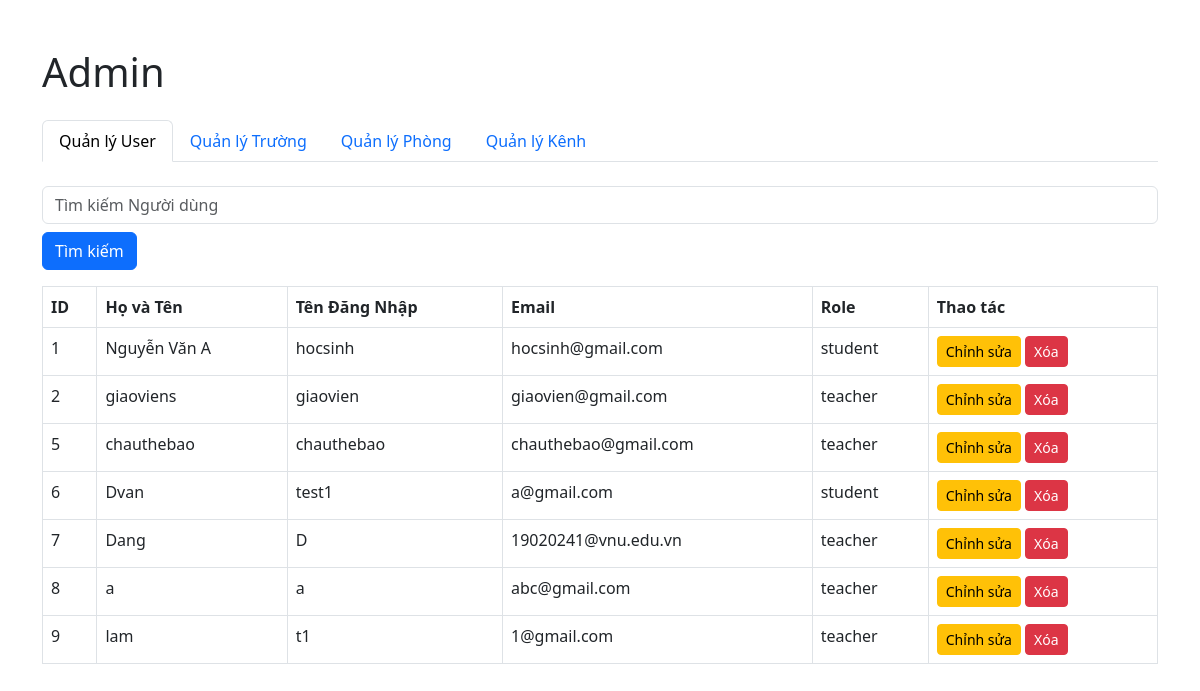
The app's page /caidat/index.php (signed in), older data.
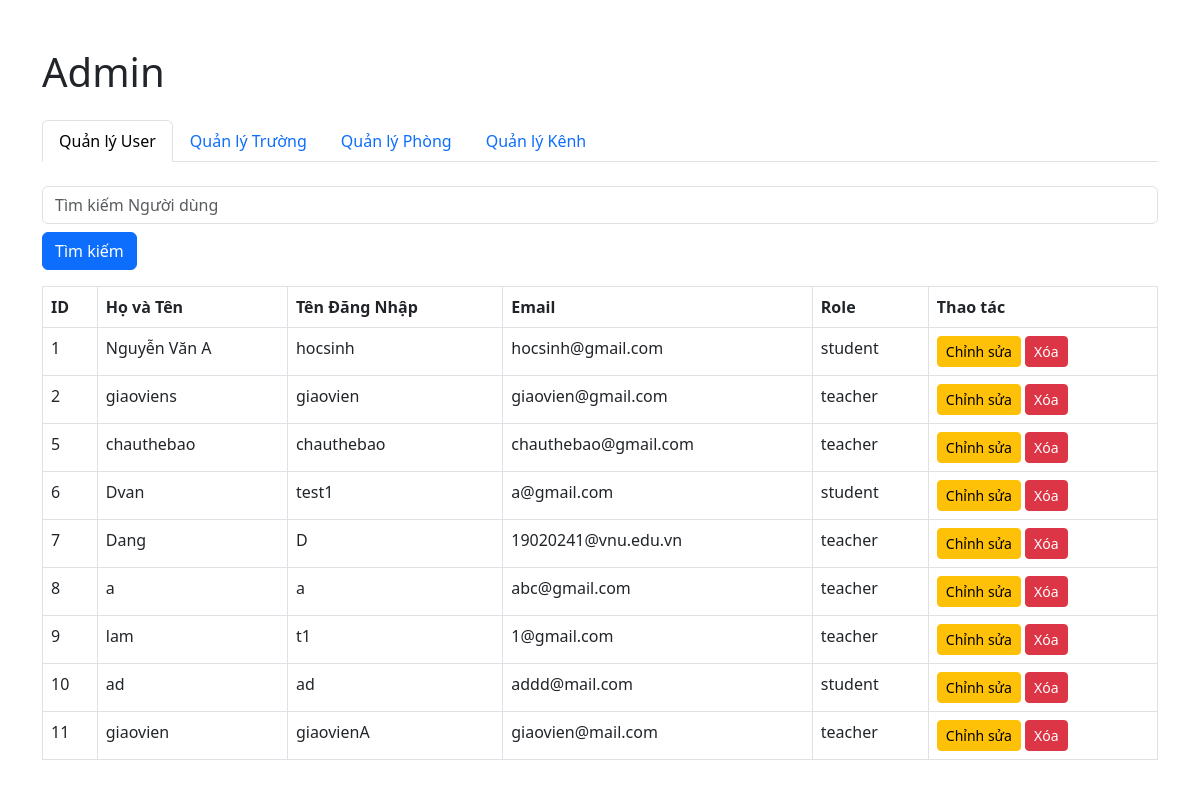
The same page, newer data.
### tables this page shows
CREATE TABLE `users` (
  `id` int(11) NOT NULL,
  `username` varchar(50) NOT NULL,
  `password` varchar(255) DEFAULT NULL,
  `email` varchar(100) NOT NULL,
  `role` enum('teacher','student') DEFAULT NULL,
  `school_id` int(11) DEFAULT NULL,
  `full_name` varchar(100) DEFAULT NULL,
  `created_at` timestamp NOT NULL DEFAULT current_timestamp(),
  `image` varchar(255) DEFAULT NULL
);

### caidat/index.php (the view, shortened to what this page needs)
<?php
require_once(realpath($_SERVER["DOCUMENT_ROOT"]) . '/db.php');
?>
<!DOCTYPE html>
<html lang="vi">
<head>
    <link rel="stylesheet" href="https://cdn.jsdelivr.net/npm/bootstrap@5.3.0/dist/css/bootstrap.min.css">
</head>
<body>
<div class="container mt-5">
    <h1>Admin</h1>
    <ul class="nav nav-tabs mt-4" id="adminTabs" role="tablist">
        <li class="nav-item">
            <a class="nav-link active" id="user-tab" data-bs-toggle="tab" href="#user" role="tab" aria-controls="user" aria-selected="true">Quản lý User</a>
        </li>
        <li class="nav-item">
            <a class="nav-link" id="school-tab" data-bs-toggle="tab" href="#school" role="tab" aria-controls="school" aria-selected="false">Quản lý Trường</a>
        </li>
        <li class="nav-item">
            <a class="nav-link" id="room-tab" data-bs-toggle="tab" href="#room" role="tab" aria-controls="room" aria-selected="false">Quản lý Phòng</a>
        </li>
        <li class="nav-item">
            <a class="nav-link" id="channel-tab" data-bs-toggle="tab" href="#channel" role="tab" aria-controls="channel" aria-selected="false">Quản lý Kênh</a>
        </li>
    </ul>
    <div class="tab-content mt-4">
    <div class="tab-pane fade show active" id="user" role="tabpanel" aria-labelledby="user-tab">
    <?php
    if (isset($_POST['search_user'])) {
        $keyword = $_POST['keyword'];
        $stmt = $conn->prepare("SELECT * FROM users WHERE full_name LIKE ? OR username LIKE ? OR email LIKE ? OR role LIKE ?");
        $searchTerm = "%{$keyword}%";
        $stmt->bind_param("ssss", $searchTerm, $searchTerm, $searchTerm, $searchTerm);
        $stmt->execute();
        $users = $stmt->get_result();
    } else {
        $users = $conn->query("SELECT * FROM users");
    }
    ?>
    <form method="post" class="mb-3">
        <input type="text" name="keyword" placeholder="Tìm kiếm Người dùng" class="form-control">
        <button type="submit" name="search_user" class="btn btn-primary mt-2">Tìm kiếm</button>
    </form>
    <table class="table table-bordered">
        <thead>
            <tr>
                <th>ID</th>
                <th>Họ và Tên</th>
                <th>Tên Đăng Nhập</th>
                <th>Email</th>
                <th>Role</th>
                <th>Thao tác</th>
            </tr>
        </thead>
        <tbody>
            <?php while ($user = $users->fetch_assoc()): ?>
                <tr>
                    <td><?php echo $user['id']; ?></td>
                    <td><?php echo htmlspecialchars($user['full_name']); ?></td>
                    <td><?php echo htmlspecialchars($user['username']); ?></td>
                    <td><?php echo htmlspecialchars($user['email']); ?></td>
                    <td><?php echo htmlspecialchars($user['role']); ?></td>
                    <td>
                        <button type="button" class="btn btn-warning btn-sm" data-bs-toggle="modal" data-bs-target="#editUserModal<?php echo $user['id']; ?>">Chỉnh sửa</button>
                        <form method="post" style="display:inline-block;">
                            <button type="submit" name="delete_user" class="btn btn-danger btn-sm" onclick="return confirm('Bạn có chắc muốn xóa người dùng này?')">Xóa</button>
                        </form>
                    </td>
                </tr>
            <?php endwhile; ?>
        </tbody>
    </table>
</div>
    </div>
</div>
</body>
</html>

Row changes from the older to the newer data that the page shows:
added users: id "10", full_name "ad", username "ad", email "addd@mail.com", role "student"
added users: id "11", full_name "giaovien", username "giaovienA", email "giaovien@mail.com", role "teacher"
